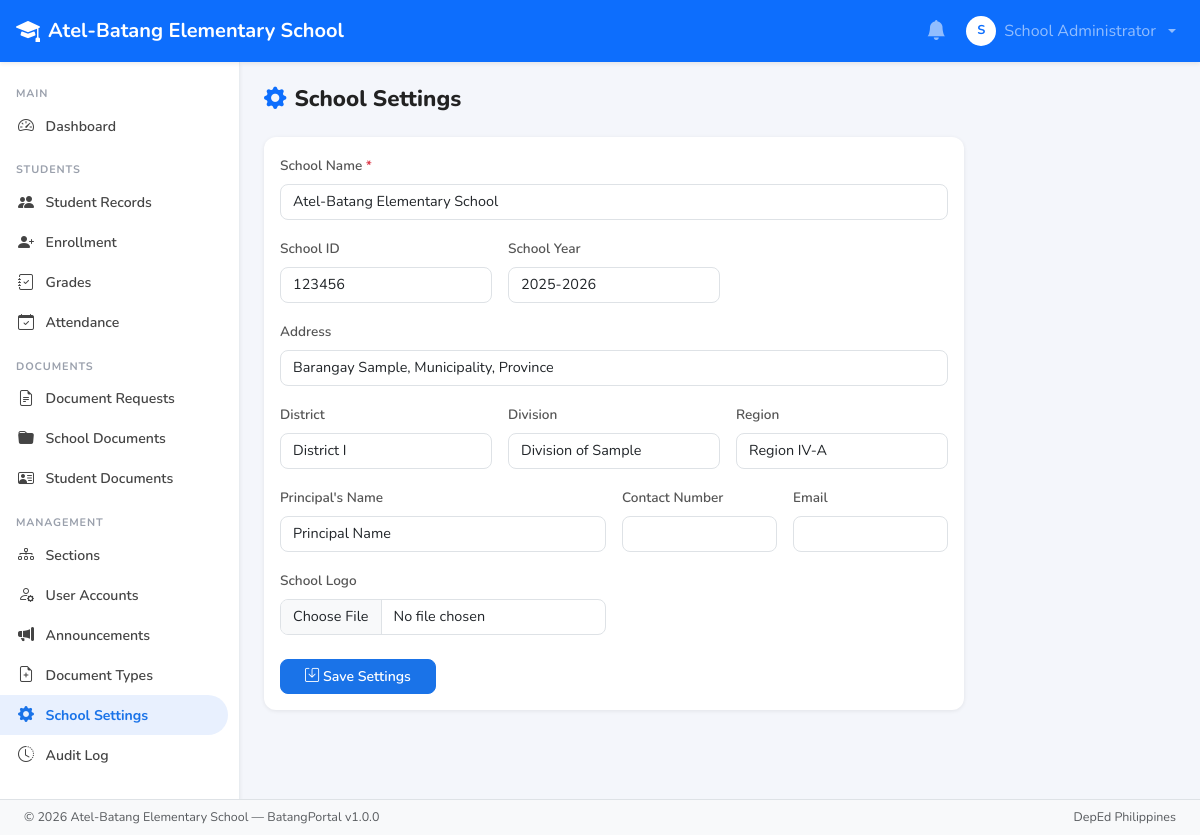
Page /admin/school-settings.php (signed in) on the committed database.
### tables this page shows
CREATE TABLE IF NOT EXISTS school_info (
    id INT AUTO_INCREMENT PRIMARY KEY,
    school_name VARCHAR(200) NOT NULL,
    school_id VARCHAR(50),
    address TEXT,
    district VARCHAR(100),
    division VARCHAR(100),
    region VARCHAR(100),
    principal_name VARCHAR(150),
    contact_number VARCHAR(20),
    email VARCHAR(150),
    school_year VARCHAR(20),
    logo VARCHAR(255),
    updated_at TIMESTAMP DEFAULT CURRENT_TIMESTAMP ON UPDATE CURRENT_TIMESTAMP
);

### config/functions.php (called while the page is built, shortened)
<?php
function isLoggedIn() {
    return isset($_SESSION['user_id']) && !empty($_SESSION['user_id']);
}
function currentUser() {
    return $_SESSION ?? [];
}
function isAdmin() {
    return isset($_SESSION['role']) && $_SESSION['role'] === 'admin';
}

### admin/school-settings.php (the view, shortened to what this page needs)
<?php
require_once __DIR__ . '/../includes/header.php';
$db = getDB();
$schoolInfo = $db->query("SELECT * FROM school_info LIMIT 1")->fetch();
?>
<div class="page-header">
    <div>
        <h1><i class="bi bi-gear-fill me-2 text-primary"></i>School Settings</h1>
    </div>
</div>
<div class="card" style="max-width:700px">
    <div class="card-body">
        <form method="POST" enctype="multipart/form-data">
            <div class="row g-3">
                <div class="col-12">
                    <label class="form-label">School Name <span class="text-danger">*</span></label>
                    <input type="text" name="school_name" class="form-control" value="<?= htmlspecialchars($schoolInfo['school_name'] ?? '') ?>" required>
                </div>
                <div class="col-md-4">
                    <label class="form-label">School ID</label>
                    <input type="text" name="school_id" class="form-control" value="<?= htmlspecialchars($schoolInfo['school_id'] ?? '') ?>">
                </div>
                <div class="col-md-4">
                    <label class="form-label">School Year</label>
                    <input type="text" name="school_year" class="form-control" value="<?= htmlspecialchars($schoolInfo['school_year'] ?? currentSchoolYear()) ?>" placeholder="2025-2026">
                </div>
                <div class="col-12">
                    <label class="form-label">Address</label>
                    <input type="text" name="address" class="form-control" value="<?= htmlspecialchars($schoolInfo['address'] ?? '') ?>">
                </div>
                <div class="col-md-4">
                    <label class="form-label">District</label>
                    <input type="text" name="district" class="form-control" value="<?= htmlspecialchars($schoolInfo['district'] ?? '') ?>">
                </div>
                <div class="col-md-4">
                    <label class="form-label">Division</label>
                    <input type="text" name="division" class="form-control" value="<?= htmlspecialchars($schoolInfo['division'] ?? '') ?>">
                </div>
                <div class="col-md-4">
                    <label class="form-label">Region</label>
                    <input type="text" name="region" class="form-control" value="<?= htmlspecialchars($schoolInfo['region'] ?? '') ?>">
                </div>
                <div class="col-md-6">
                    <label class="form-label">Principal's Name</label>
                    <input type="text" name="principal_name" class="form-control" value="<?= htmlspecialchars($schoolInfo['principal_name'] ?? '') ?>">
                </div>
                <div class="col-md-3">
                    <label class="form-label">Contact Number</label>
                    <input type="text" name="contact_number" class="form-control" value="<?= htmlspecialchars($schoolInfo['contact_number'] ?? '') ?>">
                </div>
                <div class="col-md-3">
                    <label class="form-label">Email</label>
                    <input type="email" name="email" class="form-control" value="<?= htmlspecialchars($schoolInfo['email'] ?? '') ?>">
                </div>
                <div class="col-md-6">
                    <label class="form-label">School Logo</label>
                    <input type="file" name="logo" class="form-control" accept="image/*">
                </div>
            </div>
            <div class="mt-4">
                <button type="submit" class="btn btn-primary px-4">
                    <i class="bi bi-save me-1"></i>Save Settings
                </button>
            </div>
        </form>
    </div>
</div>
<?php require_once __DIR__ . '/../includes/footer.php'; ?>

### includes/header.php (shortened to what this page needs)
<?php
require_once __DIR__ . '/../config/functions.php';
$user = currentUser();
$db = getDB();
$schoolInfo = $db->query("SELECT * FROM school_info LIMIT 1")->fetch();
$schoolName = $schoolInfo['school_name'] ?? APP_NAME;
?>
<!DOCTYPE html>
<html lang="en">
<head>
    <link href="https://cdn.jsdelivr.net/npm/bootstrap@5.3.3/dist/css/bootstrap.min.css" rel="stylesheet">
    <link href="https://cdn.jsdelivr.net/npm/bootstrap-icons@1.11.3/font/bootstrap-icons.min.css" rel="stylesheet">
    <link href="<?= APP_URL ?>/assets/css/style.css" rel="stylesheet">
</head>
<body>
<?php if (isLoggedIn()): ?>
<nav class="navbar navbar-expand-lg navbar-dark bg-primary sticky-top shadow-sm">
    <div class="container-fluid px-3">
        <a class="navbar-brand d-flex align-items-center gap-2 fw-bold" href="<?= APP_URL ?>/<?= isAdmin() || isTeacher() ? 'admin/' : 'portal/' ?>dashboard.php">
            <?php if (!empty($schoolInfo['logo'])): ?>
                <img src="<?= APP_URL . '/' . $schoolInfo['logo'] ?>" alt="Logo" height="36" class="rounded">
            <?php else: ?>
                <i class="bi bi-mortarboard-fill fs-4"></i>
            <?php endif; ?>
            <span class="d-none d-md-inline"><?= htmlspecialchars($schoolName) ?></span>
        </a>
        <div class="collapse navbar-collapse" id="mainNav">
            <ul class="navbar-nav ms-auto align-items-lg-center gap-1">
                <li class="nav-item dropdown">
                    <a class="nav-link position-relative" href="#" data-bs-toggle="dropdown">
                        <i class="bi bi-bell-fill fs-5"></i>
                    </a>
                </li>
                <li class="nav-item dropdown">
                    <a class="nav-link dropdown-toggle d-flex align-items-center gap-2" href="#" data-bs-toggle="dropdown">
                        <?php if (!empty($user['profile_photo'])): ?>
                            <img src="<?= APP_URL . '/' . $user['profile_photo'] ?>" class="rounded-circle" width="30" height="30" style="object-fit:cover">
                        <?php else: ?>
                            <div class="rounded-circle bg-white text-primary d-flex align-items-center justify-content-center fw-bold" style="width:30px;height:30px;font-size:.8rem">
                                <?= strtoupper(substr($user['full_name'] ?? 'U', 0, 1)) ?>
                            </div>
                        <?php endif; ?>
                        <span class="d-none d-md-inline"><?= htmlspecialchars($user['full_name'] ?? '') ?></span>
                    </a>
                </li>
            </ul>
        </div>
    </div>
</nav>
<div class="d-flex" id="wrapper">
    <div id="sidebar" class="sidebar bg-white shadow-sm">
        <div class="sidebar-inner py-3">
            <?php if (isAdmin() || isTeacher()): ?>
            <div class="sidebar-section">
                <div class="sidebar-label">Main</div>
                <a href="<?= APP_URL ?>/admin/dashboard.php" class="sidebar-link <?= basename($_SERVER['PHP_SELF']) == 'dashboard.php' ? 'active' : '' ?>">
                    <i class="bi bi-speedometer2"></i> Dashboard
                </a>
            </div>
            <div class="sidebar-section">
                <div class="sidebar-label">Students</div>
                <a href="<?= APP_URL ?>/admin/students.php" class="sidebar-link">
                    <i class="bi bi-people-fill"></i> Student Records
                </a>
                <a href="<?= APP_URL ?>/admin/enrollment.php" class="sidebar-link">
                    <i class="bi bi-person-plus-fill"></i> Enrollment
                </a>
                <a href="<?= APP_URL ?>/admin/grades.php" class="sidebar-link">
                    <i class="bi bi-journal-check"></i> Grades
                </a>
                <a href="<?= APP_URL ?>/admin/attendance.php" class="sidebar-link">
                    <i class="bi bi-calendar-check"></i> Attendance
                </a>
            </div>
            <div class="sidebar-section">
                <div class="sidebar-label">Documents</div>
                <a href="<?= APP_URL ?>/admin/requests.php" class="sidebar-link">
                    <i class="bi bi-file-earmark-text"></i> Document Requests
                </a>
                <a href="<?= APP_URL ?>/admin/school-documents.php" class="sidebar-link">
                    <i class="bi bi-folder-fill"></i> School Documents
                </a>
                <a href="<?= APP_URL ?>/admin/student-documents.php" class="sidebar-link">
                    <i class="bi bi-person-vcard"></i> Student Documents
                </a>
            </div>
            <?php if (isAdmin()): ?>
            <div class="sidebar-section">
                <div class="sidebar-label">Management</div>
                <a href="<?= APP_URL ?>/admin/sections.php" class="sidebar-link">
                    <i class="bi bi-diagram-3"></i> Sections
                </a>
                <a href="<?= APP_URL ?>/admin/users.php" class="sidebar-link">
                    <i class="bi bi-person-gear"></i> User Accounts
                </a>
                <a href="<?= APP_URL ?>/admin/announcements.php" class="sidebar-link">
                    <i class="bi bi-megaphone-fill"></i> Announcements
                </a>
                <a href="<?= APP_URL ?>/admin/document-types.php" class="sidebar-link">
                    <i class="bi bi-file-earmark-plus"></i> Document Types
                </a>
                <a href="<?= APP_URL ?>/admin/school-settings.php" class="sidebar-link">
                    <i class="bi bi-gear-fill"></i> School Settings
                </a>
                <a href="<?= APP_URL ?>/admin/audit-log.php" class="sidebar-link">
                    <i class="bi bi-clock-history"></i> Audit Log
                </a>
            </div>
            <?php endif; ?>
            <?php endif; ?>
        </div>
    </div>
    <div id="content" class="flex-grow-1 p-4" style="min-width:0">
<?php endif; ?>

### includes/footer.php (shortened to what this page needs)
    </div>
</div>
<footer class="footer bg-light border-top py-2 px-4 small text-muted d-flex justify-content-between align-items-center">
    <span>&copy; <?= date('Y') ?> <?= htmlspecialchars($schoolName ?? APP_NAME) ?> — BatangPortal v<?= APP_VERSION ?></span>
    <span>DepEd Philippines</span>
</footer>
</body>
</html>

### assets/css/style.css (style rules this page uses)
:root { --primary: #1a73e8; --primary-dark: #1557b0; --sidebar-width: 240px; --sidebar-collapsed: 60px; --font: 'Nunito', sans-serif; }
* { box-sizing: border-box; }
body { font-family: var(--font); background: #f4f6fb; color: #333; min-height: 100vh; display: flex; flex-direction: column; }
#wrapper { flex: 1; min-height: calc(100vh - 56px - 40px); }
#sidebar { width: var(--sidebar-width); min-height: 100%; flex-shrink: 0; transition: width .25s ease; overflow-x: hidden; border-right: 1px solid #e8ecf0; }
.sidebar-inner { width: var(--sidebar-width); }
.sidebar-section { margin-bottom: .5rem; }
.sidebar-label { font-size: .68rem; font-weight: 700; text-transform: uppercase; letter-spacing: .08em; color: #9aa0ac; padding: .5rem 1rem .25rem; }
.sidebar-link { display: flex; align-items: center; gap: .6rem; padding: .5rem 1rem; color: #444; text-decoration: none; font-size: .88rem; font-weight: 600; border-radius: 0 2rem 2rem 0; margin-right: .75rem; transition: background .15s, color .15s; white-space: nowrap; }
.sidebar-link i { font-size: 1rem; flex-shrink: 0; width: 20px; text-align: center; }
.sidebar-link.active { background: #e8f0fe; color: var(--primary); font-weight: 700; }
#content { overflow-x: auto; }
.card { border: none; border-radius: 12px; box-shadow: 0 1px 4px rgba(0,0,0,.08); }
.form-label { font-weight: 600; font-size: .85rem; color: #555; }
.form-control, .form-select { border-radius: 8px; font-size: .9rem; }
.btn { border-radius: 8px; font-weight: 600; font-size: .88rem; }
.btn-primary { background: var(--primary); border-color: var(--primary); }
.page-header { display: flex; align-items: center; justify-content: space-between; margin-bottom: 1.5rem; flex-wrap: wrap; gap: .75rem; }
.page-header h1 { font-size: 1.4rem; font-weight: 800; margin: 0; color: #222; }
.footer { font-size: .78rem; }

### rows in the picture
school_info: school_name "Atel-Batang Elementary School", school_id "123456", school_year "2025-2026", address "Barangay Sample, Municipality, Province", district "District I", division "Division of Sample", region "Region IV-A", principal_name "Principal Name"

### other values in the picture
substr($user['full_name'] ?? 'U', 0, 1) "S"
$user['full_name'] "School Administrator"
APP_VERSION "1.0.0"
